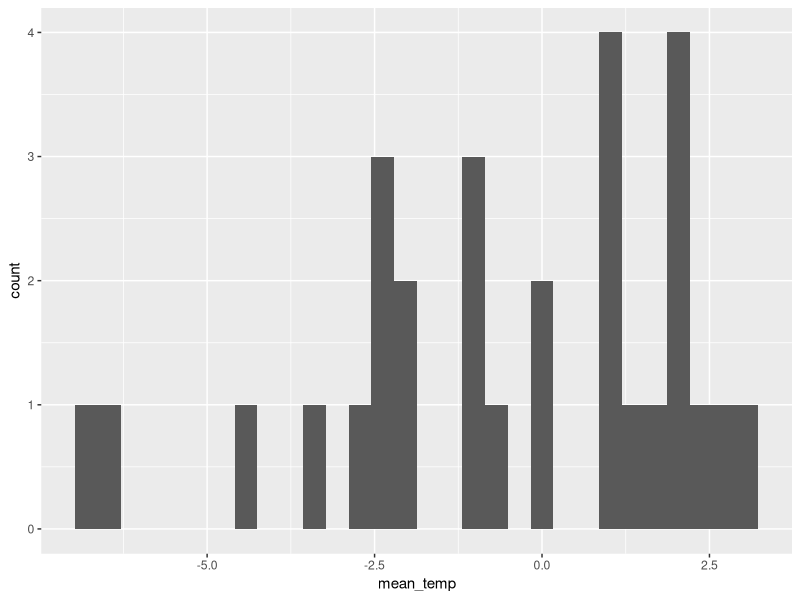
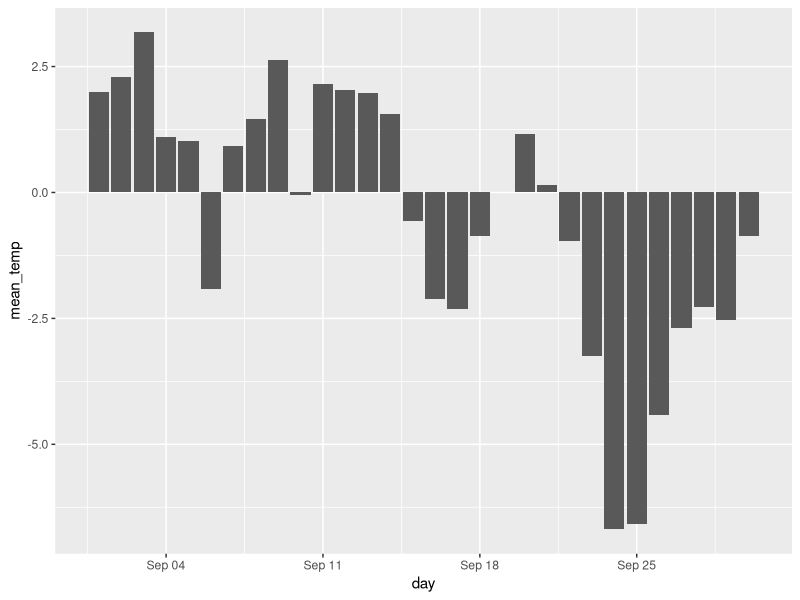

Here is the R script that generated these plots, in order:
## ---- chunk 1
knitr::opts_chunk$set(echo = TRUE)
## ---- chunk 2

library(dplyr)
library(tidyr)
library(ggplot2)
library(readr) 
library(lubridate)

## ---- chunk 3

NEON_SOIL_RMNP_1 <-read_csv("NEON_SOIL_RMNP_1.csv")

NEON_SOIL_RMNP_2 <-read_csv("NEON_SOIL_RMNP_2.csv")

NEON_SOIL_RMNP_3 <-read_csv("NEON_SOIL_RMNP_3.csv")

## ---- chunk 4

neon_soil_RMNP_total <- bind_rows(NEON_SOIL_RMNP_1, NEON_SOIL_RMNP_2, NEON_SOIL_RMNP_3)

summary(neon_soil_RMNP_total)

## ---- chunk 5

neon_SOIL_RMNP_TOTAL_DAY <- neon_soil_RMNP_total %>%
  mutate(day = floor_date(startDateTime, unit = "day"))

summary(neon_SOIL_RMNP_TOTAL_DAY)

## ---- chunk 6
neon_SOIL_RMNP_TOTAL_DAY %>% 
  group_by(day) %>% 
  summarize(mean_temp = mean(SHFMean)) %>% 
  ggplot(aes(x=mean_temp))+
  geom_histogram()

## ---- chunk 7

neon_SOIL_RMNP_TOTAL_DAY %>% 
  group_by(day) %>% 
  summarize(mean_temp = mean(SHFMean), standard_error = sd(mean_temp)/sqrt(n())) %>% 
  ggplot(aes(x=day, y=mean_temp))+
  geom_col()+
  geom_errorbar(aes(ymin = mean_temp - standard_error, ymax = mean_temp + standard_error), width = .8)


## ---- chunk 8

